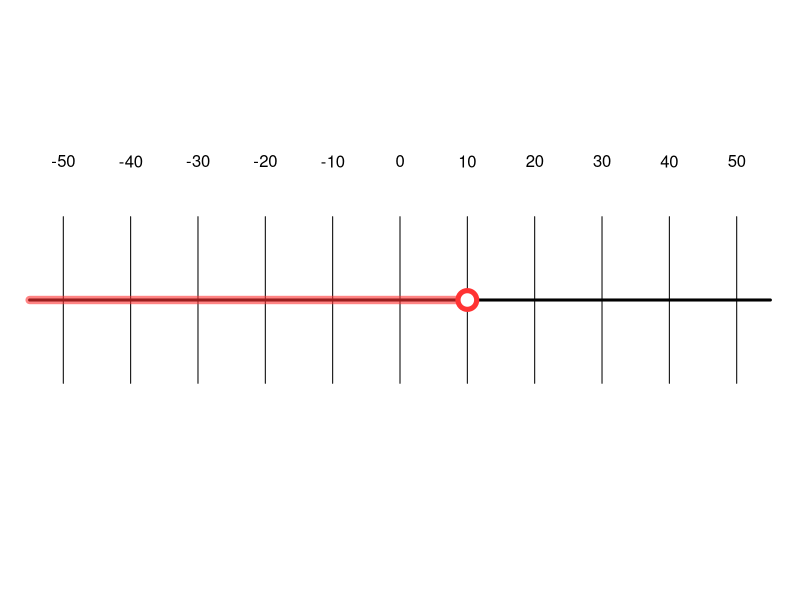
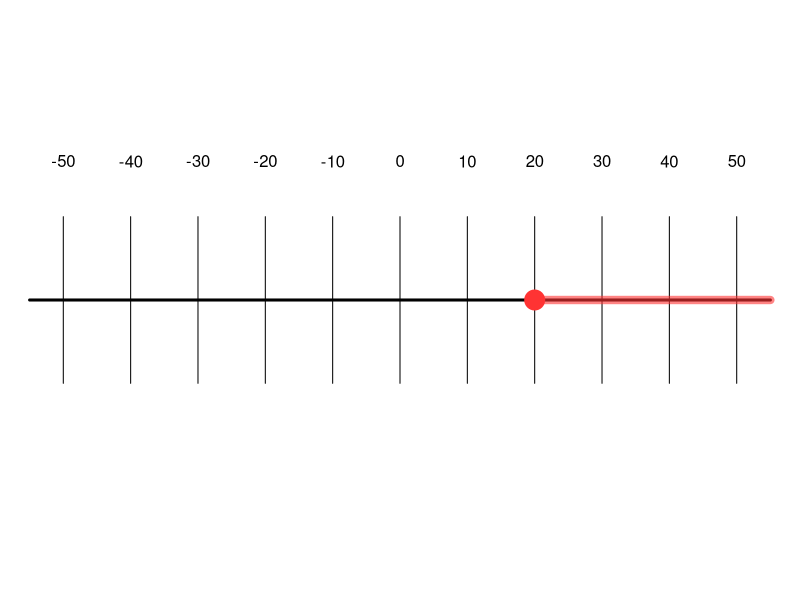
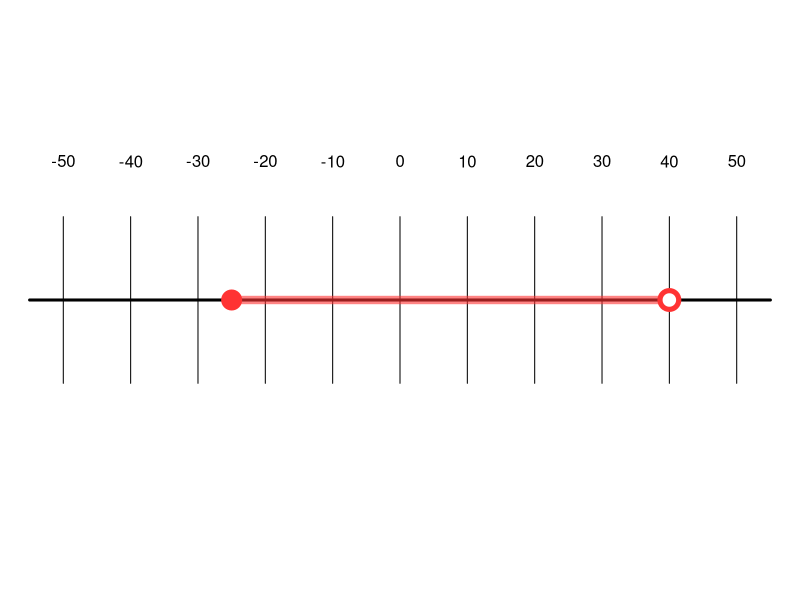
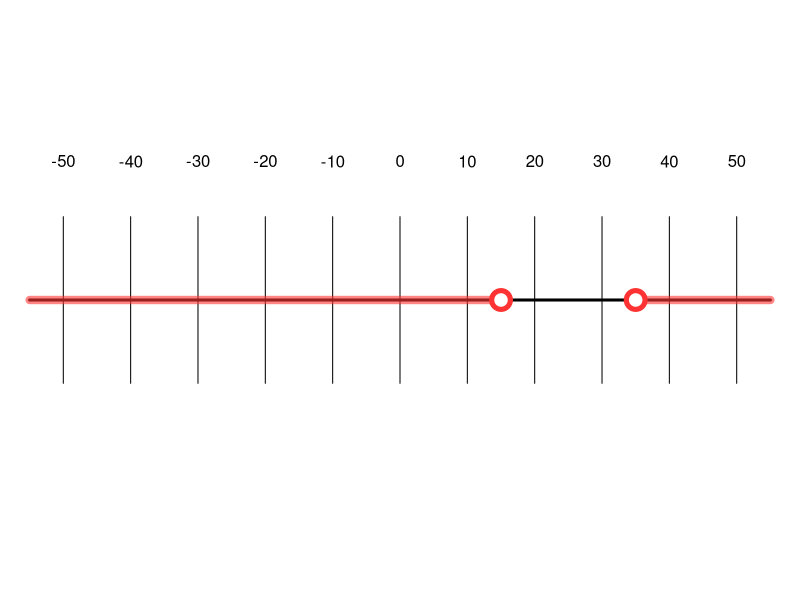
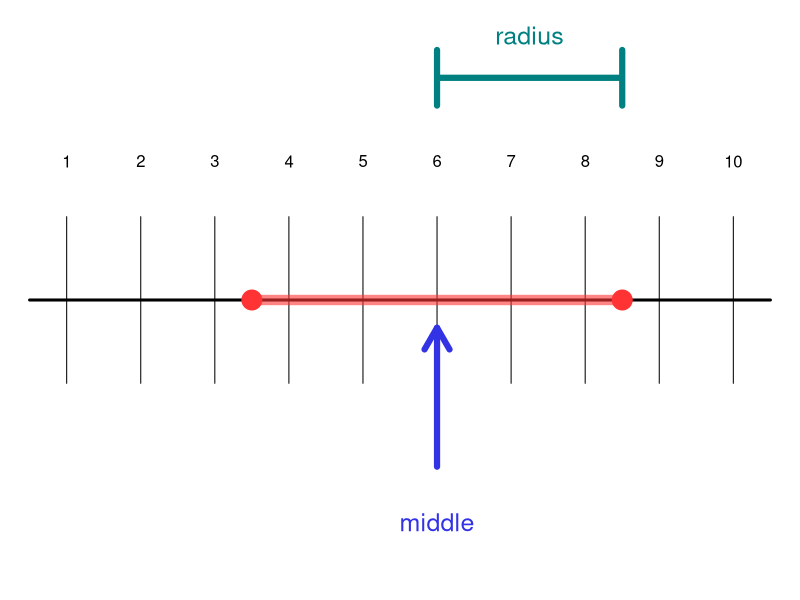
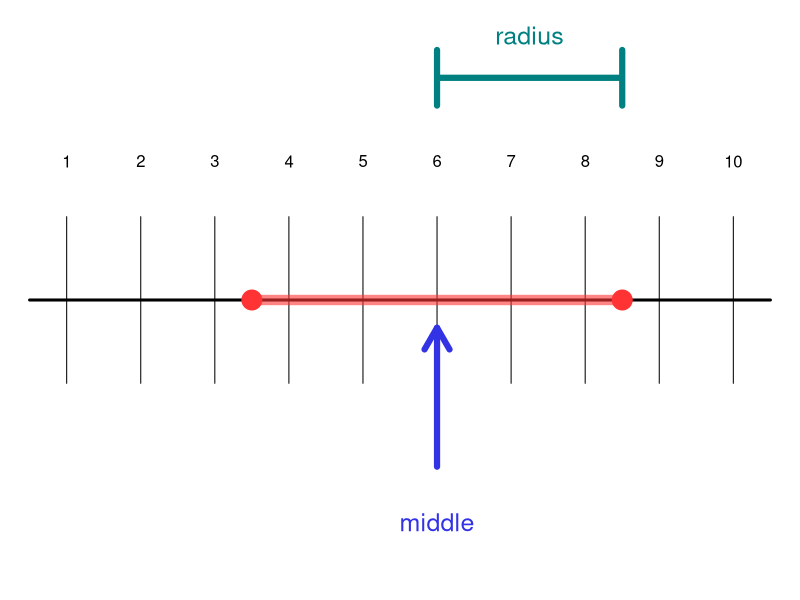
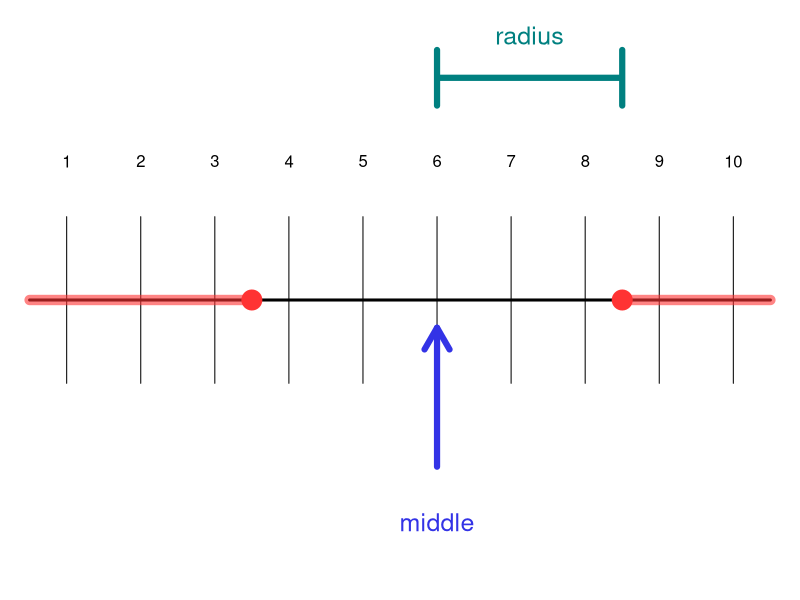
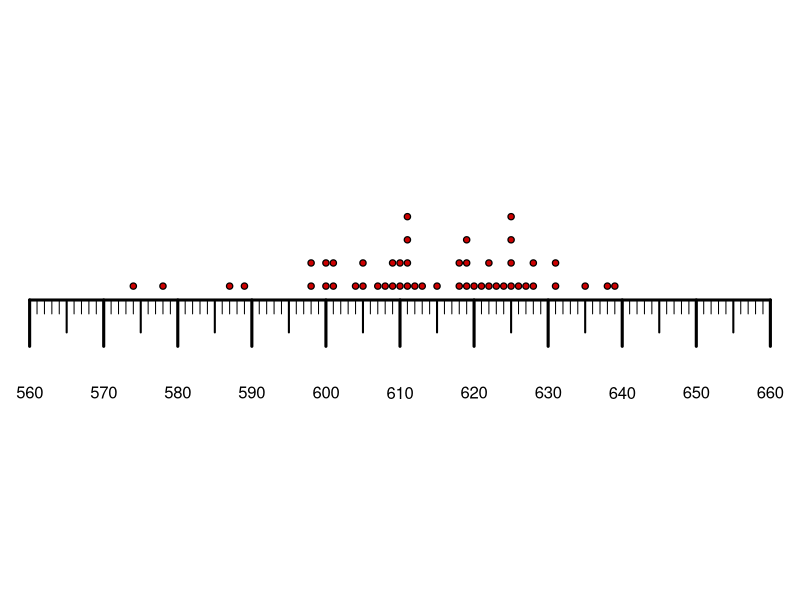

Generate these figures, in order, with R:
## ---- chunk 1
knitr::opts_chunk$set(echo = FALSE)
## ---- chunk 2
par(mar=c(0,0,0,0))
x = seq(-55,55,1)
plot(x,rep(0,length(x)),ann=F,axes=F,type="l",lwd=3,ylim=c(-1,1))
for(x in seq(-50,50,10)){
  lines(c(x,x),c(-0.3,0.3))
  text(x,0.5,x)
}
lines(c(-55,10),c(0,0),col=rgb(1,0.2,0.2,0.6),lwd=8)
points(10,0,cex=3,pch=20,col=rgb(1,1,1))
points(10,0,cex=2.5,col=rgb(1,0.2,0.2),lwd=5)
## ---- chunk 3
par(mar=c(0,0,0,0))
x = seq(-55,55,1)
plot(x,rep(0,length(x)),ann=F,axes=F,type="l",lwd=3,ylim=c(-1,1))
for(x in seq(-50,50,10)){
  lines(c(x,x),c(-0.3,0.3))
  text(x,0.5,x)
}
lines(c(20,55),c(0,0),col=rgb(1,0.2,0.2,0.6),lwd=8)
points(20,0,cex=4,col=rgb(1,0.2,0.2),pch=20)
## ---- chunk 4
par(mar=c(0,0,0,0))
x = seq(-55,55,1)
plot(x,rep(0,length(x)),ann=F,axes=F,type="l",lwd=3,ylim=c(-1,1))
for(x in seq(-50,50,10)){
  lines(c(x,x),c(-0.3,0.3))
  text(x,0.5,x)
}
lines(c(-25,40),c(0,0),col=rgb(1,0.2,0.2,0.6),lwd=8)
points(-25,0,cex=4,col=rgb(1,0.2,0.2),pch=20)
points(40,0,cex=3,pch=20,col=rgb(1,1,1))
points(40,0,cex=2.5,col=rgb(1,0.2,0.2),lwd=5)
## ---- chunk 5
par(mar=c(0,0,0,0))
x = seq(-55,55,1)
plot(x,rep(0,length(x)),ann=F,axes=F,type="l",lwd=3,ylim=c(-1,1))
for(x in seq(-50,50,10)){
  lines(c(x,x),c(-0.3,0.3))
  text(x,0.5,x)
}
lines(c(-55,15),c(0,0),col=rgb(1,0.2,0.2,0.6),lwd=8)
lines(c(35,55),c(0,0),col=rgb(1,0.2,0.2,0.6),lwd=8)
points(15,0,cex=3,pch=20,col=rgb(1,1,1))
points(15,0,cex=2.5,col=rgb(1,0.2,0.2),lwd=5)
points(35,0,cex=3,pch=20,col=rgb(1,1,1))
points(35,0,cex=2.5,col=rgb(1,0.2,0.2),lwd=5)
## ---- chunk 6
par(mar=c(0,0,0,0))
x = seq(0.5,10.5,1)
plot(x,rep(0,length(x)),ann=F,axes=F,type="l",lwd=3,ylim=c(-1,1))
for(x in 1:10){
  lines(c(x,x),c(-0.3,0.3))
  text(x,0.5,x)
}
lines(c(3.5,8.5),c(0,0),col=rgb(1,0.2,0.2,0.6),lwd=10)
points(3.5,0,cex=4,col=rgb(1,0.2,0.2),pch=20)
points(8.5,0,cex=4,col=rgb(1,0.2,0.2),pch=20)
arrows(6,-0.6,6,-0.1,col=rgb(0.2,0.2,0.9),lwd=6)
text(6,-0.8,"middle",col=rgb(0.2,0.2,0.9),cex=1.5)
lines(c(6,6,6,8.5,8.5,8.5),c(0.9,0.7,0.8,0.8,0.7,0.9),lwd=6,col=rgb(0,0.5,0.5))
text((6+8.5)/2,0.95,"radius",col=rgb(0,0.5,0.5),cex=1.5)
## ---- chunk 7
par(mar=c(0,0,0,0))
x = seq(0.5,10.5,1)
plot(x,rep(0,length(x)),ann=F,axes=F,type="l",lwd=3,ylim=c(-1,1))
for(x in 1:10){
  lines(c(x,x),c(-0.3,0.3))
  text(x,0.5,x)
}
lines(c(3.5,8.5),c(0,0),col=rgb(1,0.2,0.2,0.6),lwd=10)
points(3.5,0,cex=4,col=rgb(1,0.2,0.2),pch=20)
points(8.5,0,cex=4,col=rgb(1,0.2,0.2),pch=20)
arrows(6,-0.6,6,-0.1,col=rgb(0.2,0.2,0.9),lwd=6)
text(6,-0.8,"middle",col=rgb(0.2,0.2,0.9),cex=1.5)
lines(c(6,6,6,8.5,8.5,8.5),c(0.9,0.7,0.8,0.8,0.7,0.9),lwd=6,col=rgb(0,0.5,0.5))
text((6+8.5)/2,0.95,"radius",col=rgb(0,0.5,0.5),cex=1.5)
## ---- chunk 8
par(mar=c(0,0,0,0))
x = seq(0.5,10.5,1)
plot(x,rep(0,length(x)),ann=F,axes=F,type="l",lwd=3,ylim=c(-1,1))
for(x in 1:10){
  lines(c(x,x),c(-0.3,0.3))
  text(x,0.5,x)
}
lines(c(0.5,3.5),c(0,0),col=rgb(1,0.2,0.2,0.6),lwd=10)
lines(c(8.5,10.5),c(0,0),col=rgb(1,0.2,0.2,0.6),lwd=10)
points(3.5,0,cex=4,col=rgb(1,0.2,0.2),pch=20)
points(8.5,0,cex=4,col=rgb(1,0.2,0.2),pch=20)
arrows(6,-0.6,6,-0.1,col=rgb(0.2,0.2,0.9),lwd=6)
text(6,-0.8,"middle",col=rgb(0.2,0.2,0.9),cex=1.5)
lines(c(6,6,6,8.5,8.5,8.5),c(0.9,0.7,0.8,0.8,0.7,0.9),lwd=6,col=rgb(0,0.5,0.5))
text((6+8.5)/2,0.95,"radius",col=rgb(0,0.5,0.5),cex=1.5)
## ---- chunk 9
x = 1:10
ineq1 = abs(x-6)<=2.5
ineq2 = abs(x-6)>=2.5
data.frame(x,ineq1,ineq2)
## ---- chunk 10
# set.seed(1)
# x = round(rnorm(50,72*8.5,17))
x = c(601, 615, 598, 639, 618, 598, 620, 625, 622, 607, 638, 619, 601, 574, 631, 611, 612, 628, 626, 622, 628, 625, 613, 578, 623, 611, 609, 587, 604, 619, 635, 610, 619, 611, 589, 605, 605, 611, 631, 625, 609, 608, 624, 621, 600, 600, 618, 625, 610, 627)
write.csv(x,file="data.csv")
## ---- chunk 11
par(mar=c(0,0,0,0))
a = seq(560,660,10)
plot(a,rep(0,length(a)),ann=F,axes=F,type="l",lwd=3,ylim=c(-0.6,0.6))
for(a in 560:660){
  if(a%%10==0){
    lines(c(a,a),c(-0.1,0),lwd=3)
    text(a,-0.2,a)
  } else if(a%%5==0){
    lines(c(a,a),c(-0.07,0),lwd=2)
    # text(a,0.4,a,cex=0.8)
  } else {
    lines(c(a,a),c(-0.03,0))
  }
}
mytab = table(x)
for(i in 1:length(mytab)){
  name = names(mytab)[i]
  freq = as.vector(mytab)[i]
  val = as.integer(name)
  for(i in 1:freq){
    points(val,(i-1)*0.05+0.03,pch=20,cex=1.3,col=rgb(0,0,0))
    points(val,(i-1)*0.05+0.03,pch=20,cex=0.8,col=rgb(0.8,0,0))
  }
}
## ---- chunk 12
x = c(601, 615, 598, 639, 618, 598, 620, 625, 622, 607, 638, 619, 601, 574, 631, 611, 612, 628, 626, 622, 628, 625, 613, 578, 623, 611, 609, 587, 604, 619, 635, 610, 619, 611, 589, 605, 605, 611, 631, 625, 609, 608, 624, 621, 600, 600, 618, 625, 610, 627)
n = length(x)
print(n)
## ---- chunk 13
sum(x==600)
## ---- chunk 14
sum(x<600)
## ---- chunk 15
sum(x>620)
## ---- chunk 16
sum(abs(x-610)<10)
## ---- chunk 17
sum(abs(x-610)>10)
